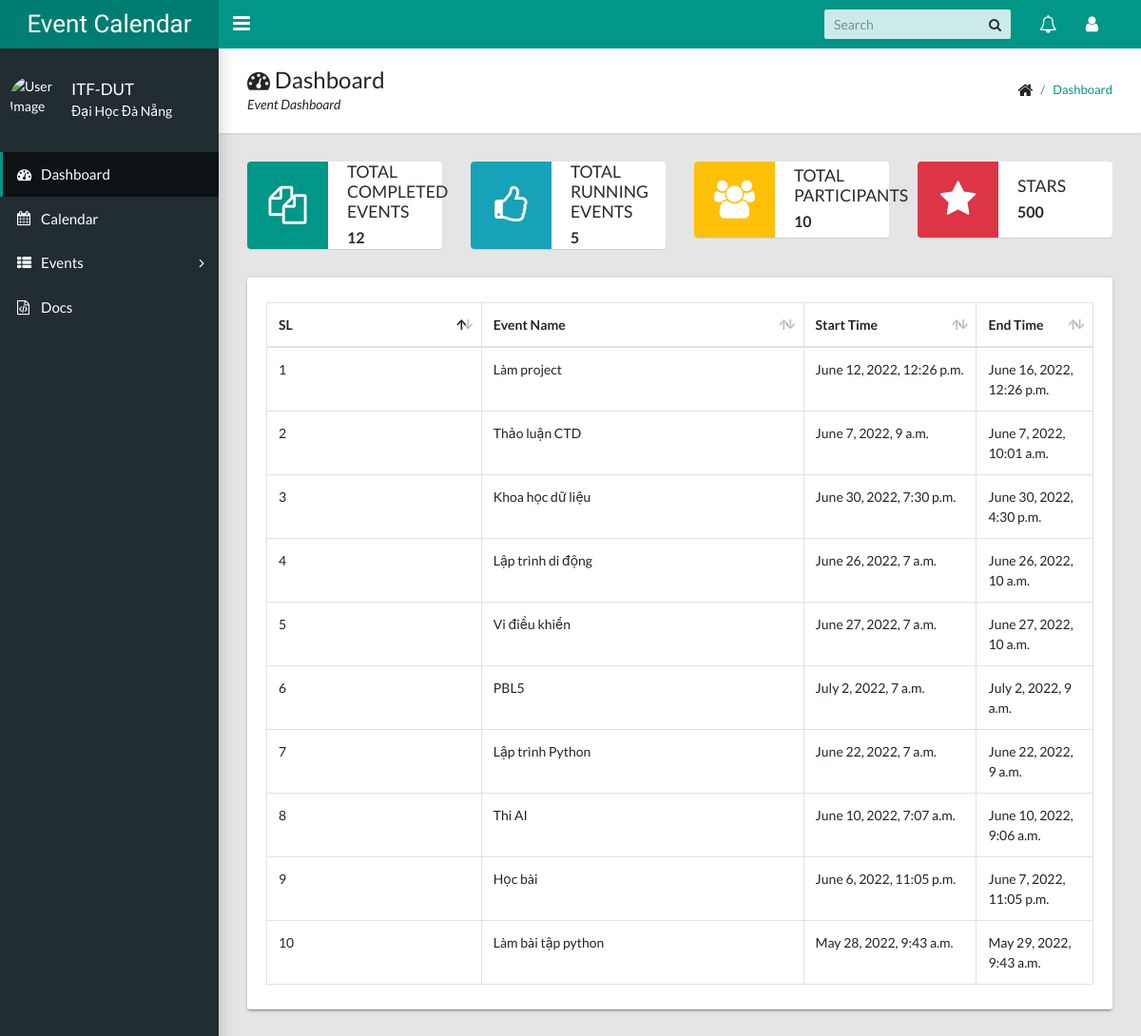
The page / (signed in) on the database as committed earlier.
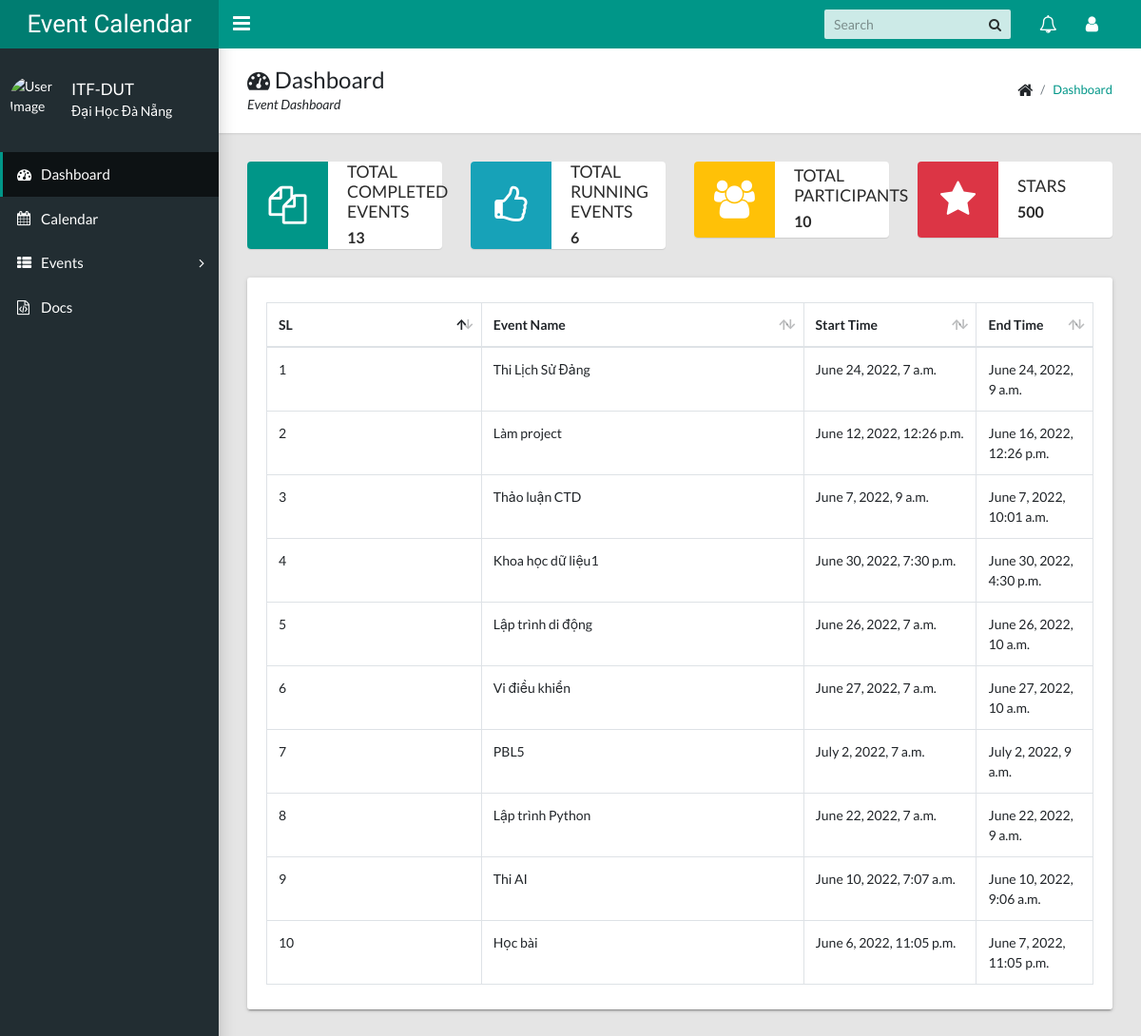
The same page on the database as committed later.
### calendarapp/models/event.py (models this page shows, shortened)
class Event(EventAbstract):
    user = models.ForeignKey(User, on_delete=models.CASCADE, related_name="events")
    title = models.CharField(max_length=200, unique=True)
    description = models.TextField()
    start_time = models.DateTimeField()
    end_time = models.DateTimeField()
    objects = EventManager()

### eventcalendar/views.py (the view)
# urls.py: path("", DashboardView.as_view(), name="dashboard"),
class DashboardView(LoginRequiredMixin, View):
    login_url = "accounts:signin"
    template_name = "calendarapp/dashboard.html"
    def get(self, request, *args, **kwargs):
        events = Event.objects.get_all_events(user=request.user)
        running_events = Event.objects.get_running_events(user=request.user)
        latest_events = Event.objects.filter(user=request.user).order_by("-id")[:10]
        context = {
            "total_event": events.count(),
            "running_events": running_events,
            "latest_events": latest_events,
        }
        return render(request, self.template_name, context)

### calendarapp/models/event.py (called while the page is built)
    def get_all_events(self, user):
        events = Event.objects.filter(user=user, is_active=True, is_deleted=False).order_by("start_time").reverse()
        for item in events:
            if item.end_time.date() < datetime.now().date():
                item.is_active = False
        return events

    def get_running_events(self, user):
        running_events = Event.objects.filter(
            user=user,
            is_active=True,
            is_deleted=False,
            end_time__gte=datetime.now().date(),
        ).order_by("start_time")
        return running_events

### templates/calendarapp/dashboard.html (shortened to what this page needs)
{% extends 'base/base.html' %}
{% load static %}
{% block breadcrumb %}
    <div>
        <h1><i class="fa fa-dashboard"></i> Dashboard</h1>
        <p>Event Dashboard</p>
    </div>
    <ul class="app-breadcrumb breadcrumb">
        <li class="breadcrumb-item"><i class="fa fa-home fa-lg"></i></li>
        <li class="breadcrumb-item"><a href="#">Dashboard</a></li>
    </ul>
{% endblock breadcrumb %}
{% block content %}
<div class="row">
    <div class="col-md-6 col-lg-3">
        <div class="widget-small primary coloured-icon">
            <i class="icon fa fa-files-o fa-3x"></i>
            <div class="info">
                <h4>Total Completed Events</h4>
                <p><b>{{ total_event }}</b></p>
            </div>
        </div>
    </div>
    <div class="col-md-6 col-lg-3">
        <div class="widget-small info coloured-icon">
            <i class="icon fa fa-thumbs-o-up fa-3x"></i>
            <div class="info">
                <h4>Total Running Events</h4>
                <p><b>{{ running_events.count }}</b></p>
            </div>
        </div>
    </div>
    <div class="col-md-6 col-lg-3">
        <div class="widget-small warning coloured-icon">
            <i class="icon fa fa-users fa-3x"></i>
            <div class="info">
                <h4>Total Participants</h4>
                <p><b>10</b></p>
            </div>
        </div>
    </div>
    <div class="col-md-6 col-lg-3">
        <div class="widget-small danger coloured-icon">
            <i class="icon fa fa-star fa-3x"></i>
            <div class="info">
                <h4>Stars</h4>
                <p><b>500</b></p>
            </div>
        </div>
    </div>
    <div class="col-md-12">
        <div class="tile">
            <div class="tile-body">
                <div class="table-responsive">
                    <div id="sampleTable_wrapper" class="dataTables_wrapper container-fluid dt-bootstrap4 no-footer">
                        <div class="row">
                            <div class="col-sm-12">
                                <table class="table table-hover table-bordered dataTable no-footer" id="sampleTable" role="grid" aria-describedby="sampleTable_info">
                                    <thead>
                                        <tr role="row">
                                            <th class="sorting_asc" tabindex="0" aria-controls="sampleTable" rowspan="1" colspan="1" aria-sort="ascending" aria-label="Name: activate to sort column descending" style="width: 261.641px;">SL</th>
                                            <th class="sorting" tabindex="0" aria-controls="sampleTable" rowspan="1" colspan="1" aria-label="Position: activate to sort column ascending" style="width: 417.312px;">Event Name</th>
                                            <th class="sorting" tabindex="0" aria-controls="sampleTable" rowspan="1" colspan="1" aria-label="Office: activate to sort column ascending" style="width: 189.281px;">Start Time</th>
                                            <th class="sorting" tabindex="0" aria-controls="sampleTable" rowspan="1" colspan="1" aria-label="Age: activate to sort column ascending" style="width: 102.141px;">End Time</th>
                                        </tr>
                                    </thead>
                                    <tbody>
                                        {% for event in latest_events %}
                                            <tr role="row" class="odd">
                                                <td class="sorting_1">{{ forloop.counter }}</td>
                                                <td>{{ event.title }}</td>
                                                <td>{{ event.start_time }}</td>
                                                <td>{{ event.end_time }}</td>
                                            </tr>
                                        {% endfor %}
                                    </tbody>
                                </table>
                            </div>
                        </div>
                    </div>
                </div>
            </div>
        </div>
    </div>
</div>
{% endblock content %}

Rows that differ between the two databases and show on the page:
no longer on this page (row unchanged): Event: title "Làm bài tập python", start_time "May 28, 2022, 9:43 a.m.", end_time "May 29, 2022, 9:43 a.m."
added Event: title "Thi Lịch Sử Đảng", start_time "June 24, 2022, 7 a.m.", end_time "June 24, 2022, 9 a.m."
changed Event: title "Khoa học dữ liệu" → "Khoa học dữ liệu1"
Other text that changed with them:
{{ total_event }}: "12" → "13"
{{ running_events.count }}: "5" → "6"
